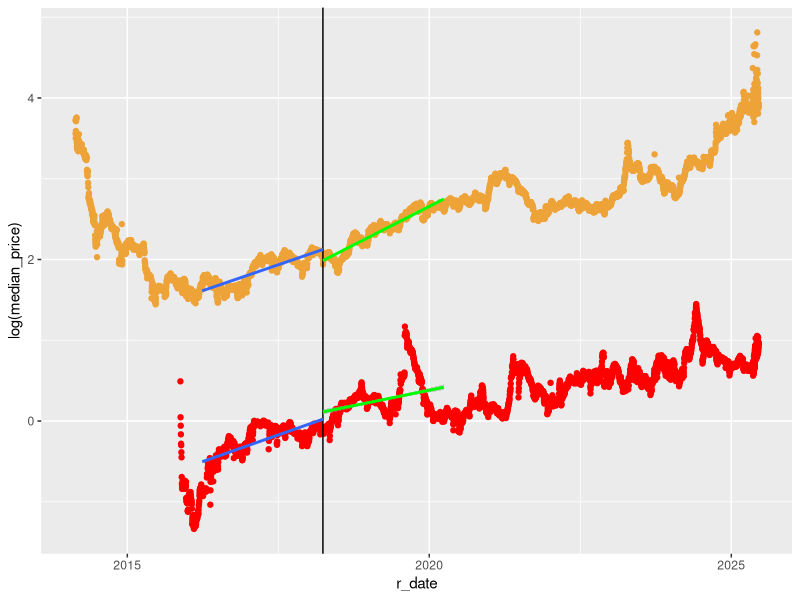
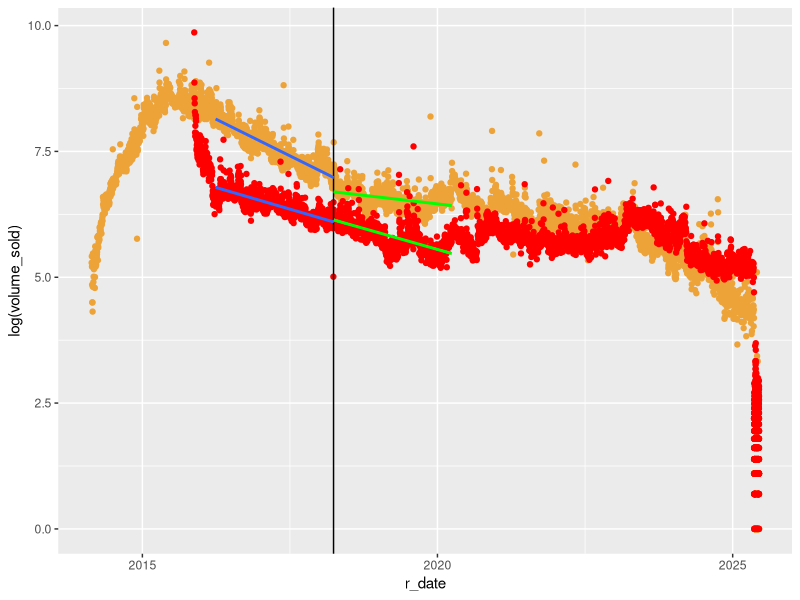

Source code (R) for these figures, in order:
library(ggplot2)

df_cs <- read.csv("../data/AK-47Redline(Field-Tested)_price_history.csv")
df_dota <- read.csv("../data/MantleoftheCinderBaron_price_history.csv")

df_cs['r_date'] <- as.Date(df_cs$date, format = "%b %d %Y")
df_dota['r_date'] <- as.Date(df_dota$date, format = "%b %d %Y")

# dota 2 trade ban happened May 25, 2020
ggplot(NULL, aes(x=r_date, y=log(median_price))) + 
  geom_point(data=df_cs, color="#EDA338") + 
  geom_point(data=df_dota, color= "#FF0000") + 
  geom_vline(xintercept = as.Date("2018-03-29")) + 
  geom_smooth(data=subset(df_cs, r_date >= as.Date("2016-03-29") & r_date <= as.Date("2018-03-29")), method='lm') +
  geom_smooth(data=subset(df_dota, r_date >= as.Date("2016-03-29") & r_date <= as.Date("2018-03-29")), method='lm') +
  geom_smooth(data=subset(df_cs, r_date >= as.Date("2018-03-29") & r_date <= as.Date("2020-03-29")), method='lm', color="green") +
  geom_smooth(data=subset(df_dota, r_date >= as.Date("2018-03-29") & r_date <= as.Date("2020-03-29")), method='lm', color="green")

ggplot(NULL, aes(x=r_date, y=log(volume_sold))) + 
  geom_point(data=df_cs, color="#EDA338") + 
  geom_point(data=df_dota, color= "#FF0000") + 
  geom_vline(xintercept = as.Date("2018-03-29")) + 
  geom_smooth(data=subset(df_cs, r_date >= as.Date("2016-03-29") & r_date <= as.Date("2018-03-29")), method='lm') +
  geom_smooth(data=subset(df_dota, r_date >= as.Date("2016-03-29") & r_date <= as.Date("2018-03-29")), method='lm') +
  geom_smooth(data=subset(df_cs, r_date >= as.Date("2018-03-29") & r_date <= as.Date("2020-03-29")), method='lm', color="green") +
  geom_smooth(data=subset(df_dota, r_date >= as.Date("2018-03-29") & r_date <= as.Date("2020-03-29")), method='lm', color="green")

